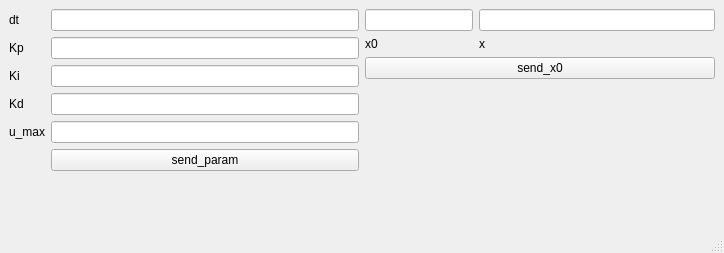
<?xml version="1.0" encoding="UTF-8"?>
<ui version="4.0">
 <class>MainWindow</class>
 <widget class="QMainWindow" name="MainWindow">
  <property name="geometry">
   <rect>
    <x>0</x>
    <y>0</y>
    <width>724</width>
    <height>253</height>
   </rect>
  </property>
  <property name="windowTitle">
   <string>MainWindow</string>
  </property>
  <widget class="QWidget" name="centralwidget">
   <layout class="QVBoxLayout" name="verticalLayout">
    <item>
     <layout class="QHBoxLayout" name="horizontalLayout">
      <item>
       <layout class="QFormLayout" name="formLayout">
        <item row="0" column="0">
         <widget class="QLabel" name="label">
          <property name="text">
           <string>dt</string>
          </property>
         </widget>
        </item>
        <item row="0" column="1">
         <widget class="QLineEdit" name="lineEdit"/>
        </item>
        <item row="1" column="0">
         <widget class="QLabel" name="label_2">
          <property name="text">
           <string>Kp</string>
          </property>
         </widget>
        </item>
        <item row="1" column="1">
         <widget class="QLineEdit" name="lineEdit_2"/>
        </item>
        <item row="2" column="0">
         <widget class="QLabel" name="label_3">
          <property name="text">
           <string>Ki</string>
          </property>
         </widget>
        </item>
        <item row="2" column="1">
         <widget class="QLineEdit" name="lineEdit_3"/>
        </item>
        <item row="3" column="0">
         <widget class="QLabel" name="label_4">
          <property name="text">
           <string>Kd</string>
          </property>
         </widget>
        </item>
        <item row="3" column="1">
         <widget class="QLineEdit" name="lineEdit_4"/>
        </item>
        <item row="4" column="0">
         <widget class="QLabel" name="label_5">
          <property name="text">
           <string>u_max</string>
          </property>
         </widget>
        </item>
        <item row="4" column="1">
         <widget class="QLineEdit" name="lineEdit_5"/>
        </item>
        <item row="5" column="1">
         <widget class="QPushButton" name="pushButton">
          <property name="text">
           <string>send_param</string>
          </property>
         </widget>
        </item>
       </layout>
      </item>
      <item>
       <layout class="QFormLayout" name="formLayout_2">
        <item row="0" column="0">
         <widget class="QLineEdit" name="lineEdit_6"/>
        </item>
        <item row="0" column="1">
         <widget class="QLineEdit" name="lineEdit_7"/>
        </item>
        <item row="1" column="0">
         <widget class="QLabel" name="label_6">
          <property name="text">
           <string>x0</string>
          </property>
         </widget>
        </item>
        <item row="1" column="1">
         <widget class="QLabel" name="label_7">
          <property name="text">
           <string>x</string>
          </property>
         </widget>
        </item>
        <item row="2" column="0" colspan="2">
         <widget class="QPushButton" name="pushButton_2">
          <property name="text">
           <string>send_x0</string>
          </property>
         </widget>
        </item>
       </layout>
      </item>
     </layout>
    </item>
   </layout>
  </widget>
  <widget class="QMenuBar" name="menubar">
   <property name="geometry">
    <rect>
     <x>0</x>
     <y>0</y>
     <width>724</width>
     <height>21</height>
    </rect>
   </property>
  </widget>
  <widget class="QStatusBar" name="statusbar"/>
 </widget>
 <resources/>
 <connections/>
</ui>
